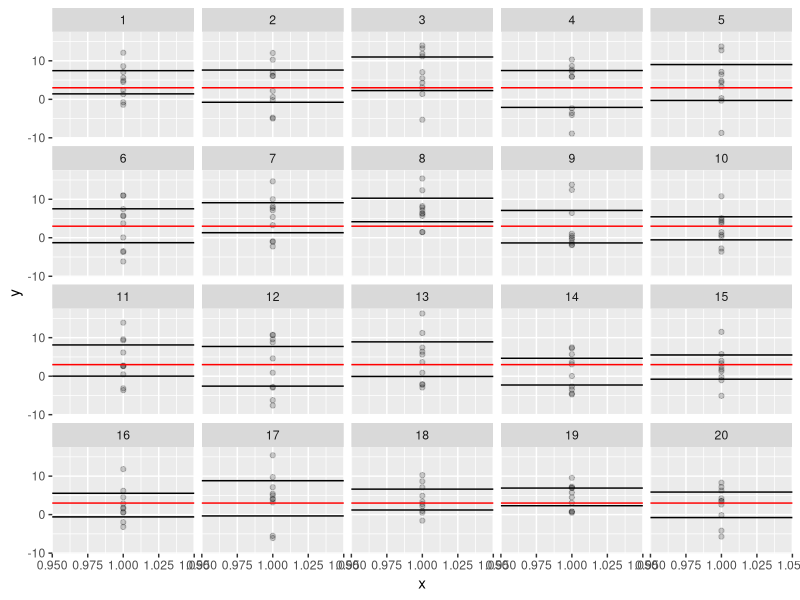
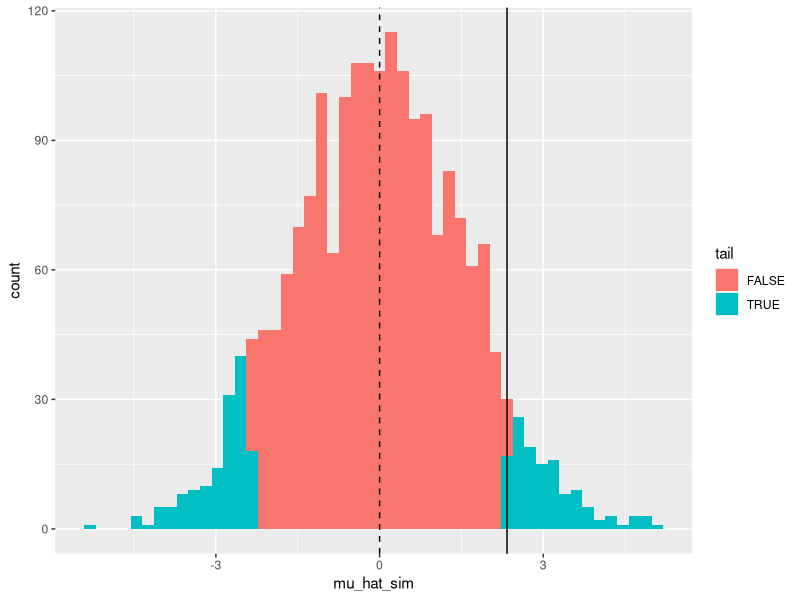

These charts were generated, in order, by the following R code: (Note: this script raises an error after producing the figures.)
library(dplyr)
library(ggplot2)
set.seed(12345) # try different values

# Simulate data:
mu <- 3
sigma <- 5
n <- 10
y <- rnorm(n = n, mean = mu, sd = sigma)

# Fit intercept-only linear model:
mean(y)
m <- lm(y~1)
mu_hat <- coef(m)[[1]]
ci <- confint(m, level = 0.95)
ci
summary(m)

# Illustrate confidence intervals:
calc_mean <- function(i) {
  y <- rnorm(n = n, mean = mu, sd = sigma)
  m <- lm(y~1)
  ci <- confint(m, level = 0.95)
  tibble(l = ci[1], u = ci[2], y = y, i = i)
}
N <- 20
sim_ci <- lapply(seq_len(N), calc_mean) %>% bind_rows()
sim_ci
ggplot(sim_ci, aes(1, y)) + facet_wrap(~i) +
  geom_point(alpha = 0.2) +
  geom_hline(aes(yintercept = l)) +
  geom_hline(aes(yintercept = u)) +
  geom_hline(yintercept = mu, colour = "red")

# Illustrate p-values:
calc_mean_zero <- function(i) {
  y <- rnorm(n = n, mean = 0, sd = sigma)
  m <- lm(y~1)
  tibble(i = i, mu_hat_sim = coef(m)[[1]])
}
N <- 2000
sim_pvals <- lapply(seq_len(N), calc_mean_zero) %>% bind_rows()
sim_pvals
sim_pvals <- mutate(sim_pvals,
  tail = abs(mu_hat_sim) > abs(mu_hat))

ggplot(sim_pvals, aes(mu_hat_sim, fill = tail)) +
  geom_histogram(bins = 50) +
  geom_vline(xintercept = mu_hat, lty = "solid") +
  geom_vline(xintercept = 0, lty = "dashed")

ggplot(sim_pvals, aes(abs(mu_hat_sim), fill = tail)) +
  geom_histogram(bins = 50) +
  geom_vline(xintercept = int_obs, lty = "solid") +
  geom_vline(xintercept = 0, lty = "dashed")

summary(m)
sum(sim_pvals$tail)/N
